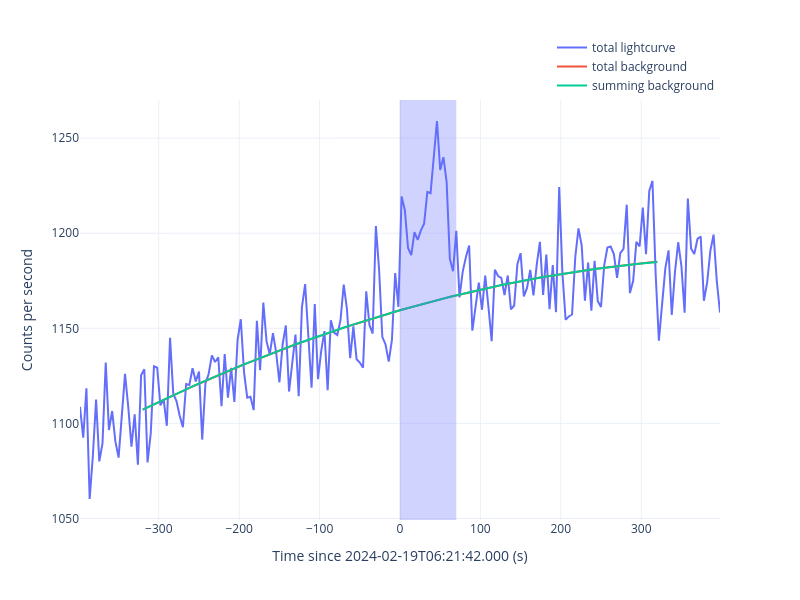

Notebook code for this chart:
### Code cell
gbm_tte.spec_slices = [[0, 70]]
gbm_tte.extract_spectrum(savepath='./n9/spectrum', show=True)
